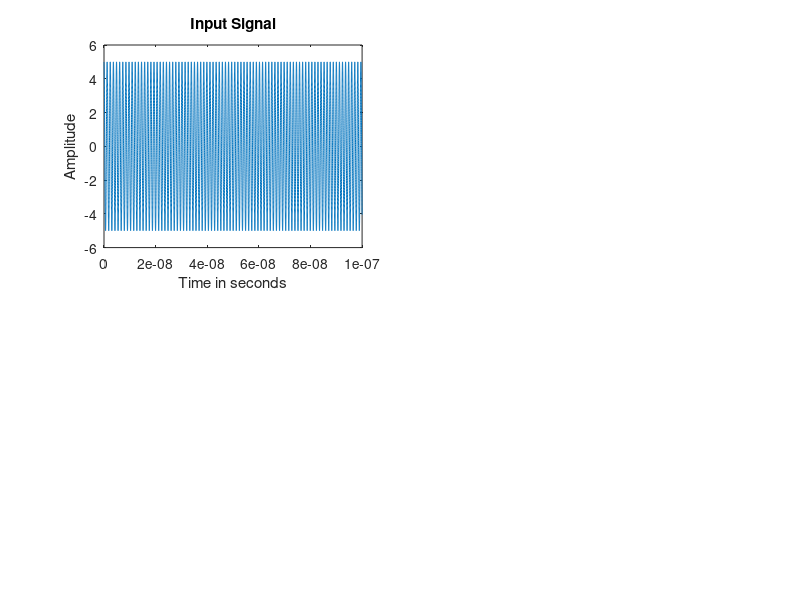

The MATLAB script that drew this image: (Note: this script raises an error after producing the figure.)

clc;
clear all;                          
close all;                          

%% given parameters
d = 4000;                           %% distance between tx and rx in meters
h = 500;                            %% height of BTS tower
p = pi;                             %% declaring value of pi
c = 3*10^8;                         %% speed of light
h1 = 48000;                         %% height from tx antenna to inospheric layer

%% finding the path distances from tx to rx
d1 = 2 * sqrt((d/2)^2 + h^2);       %% distance from tx to rx due to ionsopheric reflection
d2 = 2 * sqrt((d/2)^2 + h1^2);      %% distance from tx to rx due to ground reflection

%% delcaring the step-size, frequnecy and time parameter
Fs = 250e2;                             %% time samples
f = 824e6:400:834e6;                    %% Frequency range (taking ss = 250000)
t = 0:4e-12:0.1e-6;                     %% FM signal
fs = 1700e6;                            %% sampling frequency

%% input signal
A = input("Enter the value of amplitude: "); %disp(A)
w = 2*p*f; %disp(w)
x = A*cos(w.*t); disp(x); figure(1); subplot(2,2,1); plot(t,x); title("Input Signal");xlabel("Time in seconds"); ylabel("Amplitude");

%% time delay
u0 = (d/c); u1 = (d1/c); u2 = (d2/c);       %% time delays

%% calculating the value of alpha
a0 = 1/d;               %% direct path
a1 = (1/d1)^2 * 0.9;    %% ground reflected path R = 0.9
a2 = (1/d2)^2 * 0.5;    %% inospheric reflection R = 0.5  (considering that 50 percent energy will be bouncing back at the receiver

%% outpur signal( direct delay fuction )
y0 = a0*delayseq(x,u0); 
disp(y0); figure(1); subplot(2,2,2); plot(t,y0,'m'); title("DIRECT PATH Received Signal");xlabel("Time in seconds"); ylabel("Amplitude");
y1 = a1*delayseq(x,u1); 
disp(y1); figure(1); subplot(2,2,3);plot(t,y1,'g'); title("GROUND Reflected Received Signal");xlabel("Time in seconds"); ylabel("Amplitude");
y2 = a2*delayseq(x,u2); 
disp(y2); figure(1); subplot(2,2,4); plot(t,y2); title("INOSPHERIC Reflected Received Signal");xlabel("Time in seconds"); ylabel("Amplitude");

%% adding zeros
nd0 = ceil(u0 * fs);
nd1 = ceil(u1 * fs);
nd2 = ceil(u2 * fs);
disp(nd0); disp(nd1); disp(nd2);

%% concatenating zeros with input signal ( method 2 )
z1 = zeros(1,nd0); z2 = zeros(1,nd1); z3 = zeros(1,nd2);
Y0 = horzcat(z1,y0);
Y1 = horzcat(z2,y1);
Y2 = horzcat(z3,y2);

%% making the vectors to eual length of summation
maxLength = max([length(Y0), length(Y1), length(Y2)]);
disp(maxLength);
Y0(length(Y0)+1:maxLength) = 0;
Y1(length(Y1)+1:maxLength) = 0;
Y2(length(Y2)+1:maxLength) = 0;

%% receiver signal
Y = Y0 + Y1 + Y2; % disp(Y); figure; plot(Y,'r'); %subplot(2,2,1);plot(y);
 
figure(2);subplot(2,2,1); plot(Y0,'m'); title("Signal 1 (after adding zeros)");xlabel("Time in seconds"); ylabel("Amplitude");
figure(2);subplot(2,2,2); plot(Y1,'g'); title("Signal 2 (after adding zeros)");xlabel("Time in seconds"); ylabel("Amplitude");
figure(2);subplot(2,2,3); plot(Y2); title("Signal 3 (after adding zeros)");xlabel("Time in seconds"); ylabel("Amplitude");
figure(2);subplot(2,2,4); plot(Y,'r'); title("Received Signal"); xlabel("Time in seconds"); ylabel("Amplitude");%subplot(2,2,1);plot(y);
 
